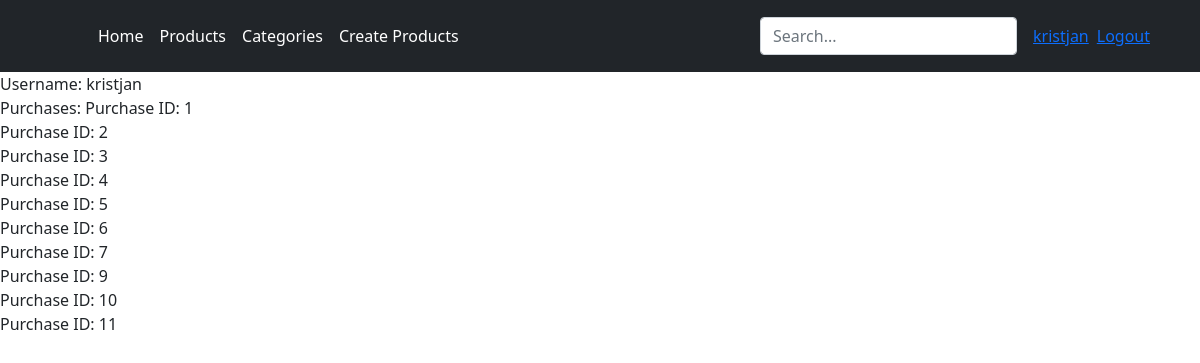
The app's page /accounts/orders/ (signed in), older data.
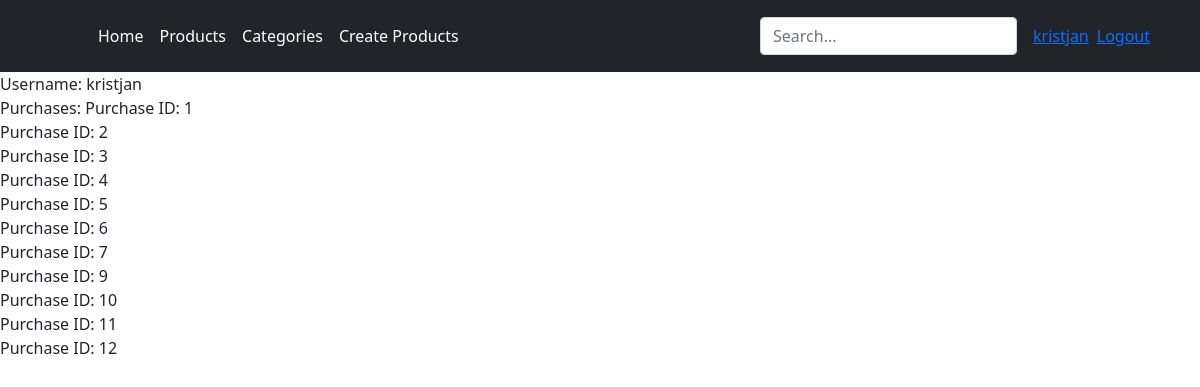
The same page, newer data.
### products/models.py (models this page shows)
class Purchase(models.Model):
    product = models.ForeignKey(Product, on_delete=models.DO_NOTHING)
    quantity = models.IntegerField()
    user = models.ForeignKey(User, on_delete=models.CASCADE)
    date = models.DateTimeField(auto_now_add=True)
    updated = models.DateTimeField(auto_now=True)

### storeAnada/views.py (the view)
# urls.py: path('accounts/orders/', storeAnada.views.OrdersView.as_view(), name='orders'),
class OrdersView(TemplateView):
	template_name = 'store/orders.html'
	def get_context_data(self, **kwargs):
		context = super().get_context_data(**kwargs)
		context["orders"] = Purchase.objects.all()
		return context

### templates/store/orders.html (shortened to what this page needs)
{% extends "base.html" %}
{% load static %}
{% block content %}
    Username: {{ user }} {{ user.profile.city }}
    <br>
    Purchases:
    {% for item in orders %}
        {% if item.user == user %}
                Purchase ID: {{ item.pk }} <br/>
        {% endif %}
    {% endfor %}
{% endblock %}

Row changes from the older to the newer data that the page shows:
added Purchase: pk "12"
